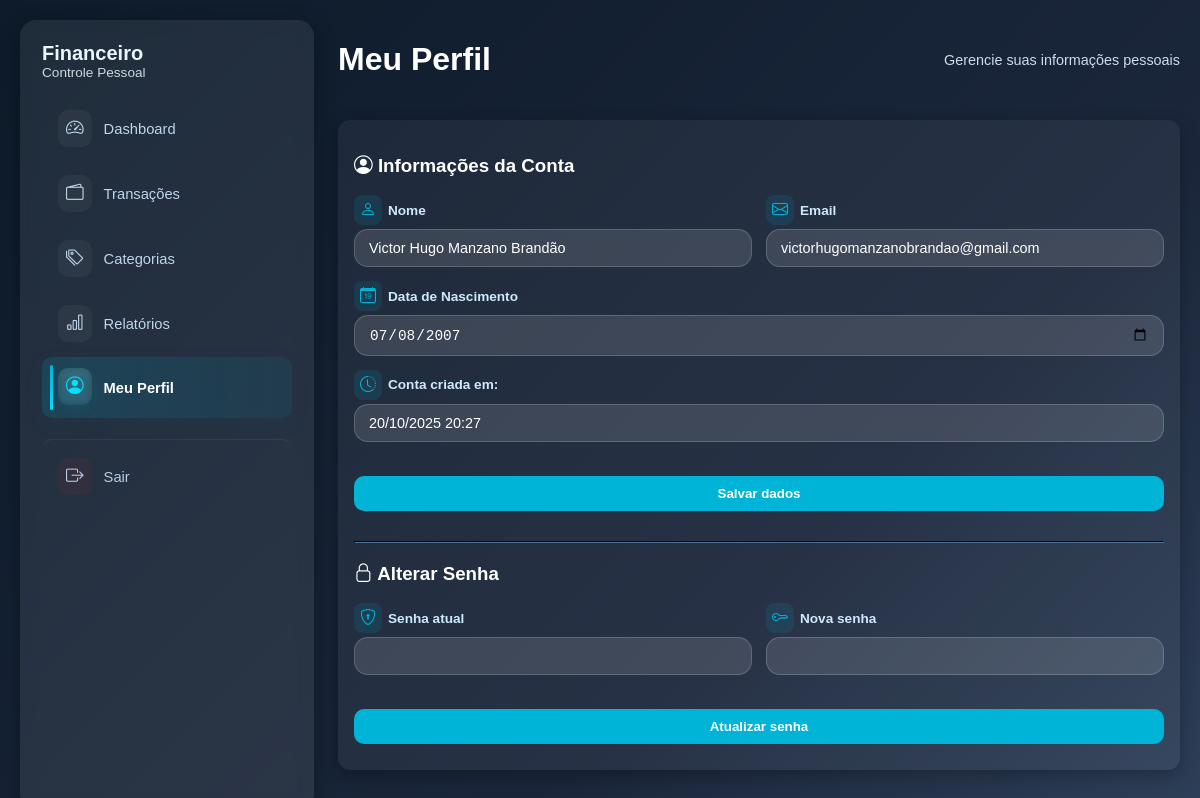
The app's page /perfil.php (signed in) with its own data.
### tables this page shows
CREATE TABLE `usuarios` (
  `id` int(11) NOT NULL,
  `nome` varchar(100) NOT NULL,
  `data_nascimento` date DEFAULT NULL,
  `email` varchar(100) NOT NULL,
  `senha` varchar(255) NOT NULL,
  `criado_em` datetime DEFAULT current_timestamp()
);

### perfil.php (the view, shortened to what this page needs)
<?php
require_once 'includes/db_connect.php';
$usuario_id = $_SESSION['usuario_id'];
$stmt = $pdo->prepare("SELECT nome, email, data_nascimento, criado_em FROM usuarios WHERE id = ?");
$stmt->execute([$usuario_id]);
$user = $stmt->fetch(PDO::FETCH_ASSOC);
?>
<!doctype html>
<html lang="pt-BR">
<head>
<link rel="stylesheet" href="assets/css/dashboard.css">
<link rel="stylesheet" href="https://cdn.jsdelivr.net/npm/bootstrap-icons@1.13.1/font/bootstrap-icons.min.css">
</head>
<body>
<div class="app-layout">
<aside class="sidebar">
      <div class="brand"><div class="logo">Financeiro</div><div class="small">Controle Pessoal</div></div>
      <?php
$current = basename($_SERVER['PHP_SELF']);
?>
<nav class="nav">
  <a class="nav-item <?= $current === 'dashboard.php' ? 'active' : '' ?>" href="dashboard.php">
    <i class="bi bi-speedometer2"></i> Dashboard
  </a>
  <a class="nav-item <?= $current === 'transacoes.php' ? 'active' : '' ?>" href="transacoes.php">
    <i class="bi bi-wallet2"></i> Transações
  </a>
  <a class="nav-item <?= $current === 'categorias.php' ? 'active' : '' ?>" href="categorias.php">
    <i class="bi bi-tags"></i> Categorias
  </a>
  <a class="nav-item <?= $current === 'relatorios.php' ? 'active' : '' ?>" href="relatorios.php">
    <i class="bi bi-bar-chart"></i> Relatórios
  </a>
  <a class="nav-item <?= $current === 'perfil.php' ? 'active' : '' ?>" href="perfil.php">
    <i class="bi bi-person-circle"></i> Meu Perfil
  </a>
  <a class="nav-item logout <?= $current === 'logout.php' ? 'active' : '' ?>" href="logout.php">
    <i class="bi bi-box-arrow-right"></i> Sair
  </a>
</nav>
    </aside>
<main class="main">
<header class="topbar">
  <h1>Meu Perfil</h1>
  <p class="muted">Gerencie suas informações pessoais</p>
</header>
<div class="panel">
<h3><i class="bi bi-person-circle"></i> Informações da Conta</h3>
<form method="post">
<div class="grid-form">
  <label>
  <span class="label-icon"><i class="bi bi-person"></i> Nome</span>
    <input class="input-panel" type="text" name="nome" value="<?= htmlspecialchars($user['nome']) ?>" required>
  </label>
  <label>
  <span class="label-icon"><i class="bi bi-envelope"></i> Email</span>
    <input class="input-panel" type="email" name="email" value="<?= htmlspecialchars($user['email']) ?>" required>
  </label>
  <label class="grid-form-full">
  <span class="label-icon"><i class="bi bi-calendar-date"></i> Data de Nascimento</span>
    <input class="input-panel" type="date" name="data_nascimento" value="<?= $user['data_nascimento'] ?>">
  </label>
  <label class="grid-form-full">
  <span class="label-icon"><i class="bi bi-clock-history"></i> Conta criada em:</span>
    <input class="input-panel  criada" type="text" value="<?= date('d/m/Y H:i', strtotime($user['criado_em'])) ?>" disabled>
  </label>
  <button class="btn-custom grid-form-full">Salvar dados</button>
</div>
</form>
<hr style="margin:20px 0;border-color:#234;">
<h3><i class="bi bi-lock"></i> Alterar Senha</h3>
<form method="post">
<div class="grid-form">
  <label>
  <span class="label-icon"><i class="bi bi-shield-lock"></i> Senha atual</span>
    <input class="input-panel" type="password" name="senha_atual" required>
  </label>
  <label>
  <span class="label-icon"><i class="bi bi-key"></i> Nova senha</span>
    <input class="input-panel" type="password" name="senha_nova" required minlength="4">
  </label>
  <button class="btn-custom grid-form-full">Atualizar senha</button>
</div>
</form>
</div>
</main>
</div>
</body>
</html>

### assets/css/dashboard.css (style rules this page uses)
body { background: linear-gradient(135deg, #0d1b2a, #1b263b, #415a77, #778da9); background-size: 200% 200%; animation: gradientBG 12s ease infinite; color: #fff; font-family: 'Poppins', sans-serif; margin: 0; padding: 0; }
.app-layout { display: flex; flex-wrap: wrap; min-height: auto; padding: 20px; gap: 24px; overflow-y: visible; }
.sidebar { width: 250px; background: rgba(255, 255, 255, 0.08); border-radius: 16px; padding: 22px; display: flex; flex-direction: column; gap: 18px; box-shadow: 0 6px 20px rgba(0, 0, 0, 0.35); backdrop-filter: blur(8px); transition: all 0.3s ease; }
.brand .logo { font-weight: 700; font-size: 1.25rem; color: #e6f7ff; }
.brand .small { color: #cfd8dc; font-size: 0.85rem; }
.nav { display: flex; flex-direction: column; gap: 4px; padding-bottom: 20px; }
.nav-item { color: #dbeaf7; border-radius: 10px; font-weight: 600; cursor: pointer; transition: all 0.3s ease; display: flex; align-items: center; gap: 12px; padding: 12px 16px; color: #d2e9ff; font-size: .92rem; font-weight: 500; border-radius: 10px; transition: .25s; opacity: .9; }
.nav-item i { font-size: 1.1rem; padding: 8px; border-radius: 10px; background: rgba(255,255,255,0.05); backdrop-filter: blur(4px); transition: .25s; }
.sidebar .nav .nav-item.active { background: linear-gradient(90deg, rgba(0,180,216,0.16), rgba(0,180,216,0.08)); color: #ffffff !important; font-weight: 700; opacity: 1 !important; box-shadow: 0 6px 18px rgba(2, 85, 102, 0.12); transform: translateY(-1px); }
.sidebar .nav .nav-item.active i { background: linear-gradient(180deg, rgba(255,255,255,0.06), rgba(255,255,255,0.02)); color: #00e1ff; box-shadow: 0 4px 12px rgba(0,180,216,0.08); transform: translateY(-1px); }
.sidebar .nav .nav-item.active::before { content: ""; position: absolute; left: 8px; top: 8px; bottom: 8px; width: 3px; border-radius: 3px; background: linear-gradient(180deg,#00b4d8,#00e1ff); }
.sidebar .nav { position: relative; }
.sidebar .nav .nav-item { position: relative; }
.nav-item.logout { margin-top: 16px; border-top: 1px solid rgba(255,255,255,0.08); padding-top: 18px; opacity: .85; }
.nav-item.logout i { background: rgba(255, 50, 50, 0.08); }
.main { flex: 1; display: flex; flex-direction: column; gap: 20px; min-width: 0; overflow-y: visible; padding-bottom: 40px; }
.topbar { display: flex; justify-content: space-between; align-items: center; flex-wrap: wrap; gap: 10px; }
.muted { color: #cbdcec; font-size: 0.9rem; }
.panel { background: rgba(255, 255, 255, 0.05); padding: 16px; border-radius: 12px; box-shadow: 0 6px 18px rgba(0, 0, 0, 0.25); }
.label-icon { display: flex; align-items: center; gap: 6px; font-weight: 600; color: #cfe9ff; }
.label-icon i { font-size: 1rem; padding: 6px; border-radius: 8px; background: rgba(0, 180, 216, 0.12); color: #00b4d8; backdrop-filter: blur(4px); transition: .2s; }
.btn-custom { background: linear-gradient(90deg, #00b4d8, #0077b6); border: none; color: #fff; width: 100%; font-weight: 600; margin-top: 20px; margin-bottom: 10px; padding: 12px; border-radius: 10px; transition: all 0.3s ease; cursor: pointer; }
a { text-decoration: none; }

### perfil.php (style rules this page uses)
.panel form label { display:flex; flex-direction:column; gap:4px; font-weight:500; font-size:.85rem; color:#dce7f3; }
.criada { cursor: not-allowed }
.grid-form { display:grid; grid-template-columns:1fr 1fr; gap:14px; margin-top:10px; }
.grid-form-full { grid-column:1 / span 2; }
.input-panel { background:rgba(255,255,255,0.12)!important; border:1px solid rgba(255,255,255,0.18)!important; border-radius:14px!important; padding:10px 14px!important; font-size:.9rem; color:#fff!important; outline:none; }
.btn-custom { width:100%!important; padding:10px; background:#00b4d8; color:white; border:none; border-radius:10px; font-weight:600; cursor:pointer; }

### records on screen
usuarios: nome "Victor Hugo Manzano Brandão", email "victorhugomanzanobrandao@gmail.com", data_nascimento "07/08/2007", criado_em "20/10/2025 20:27"
